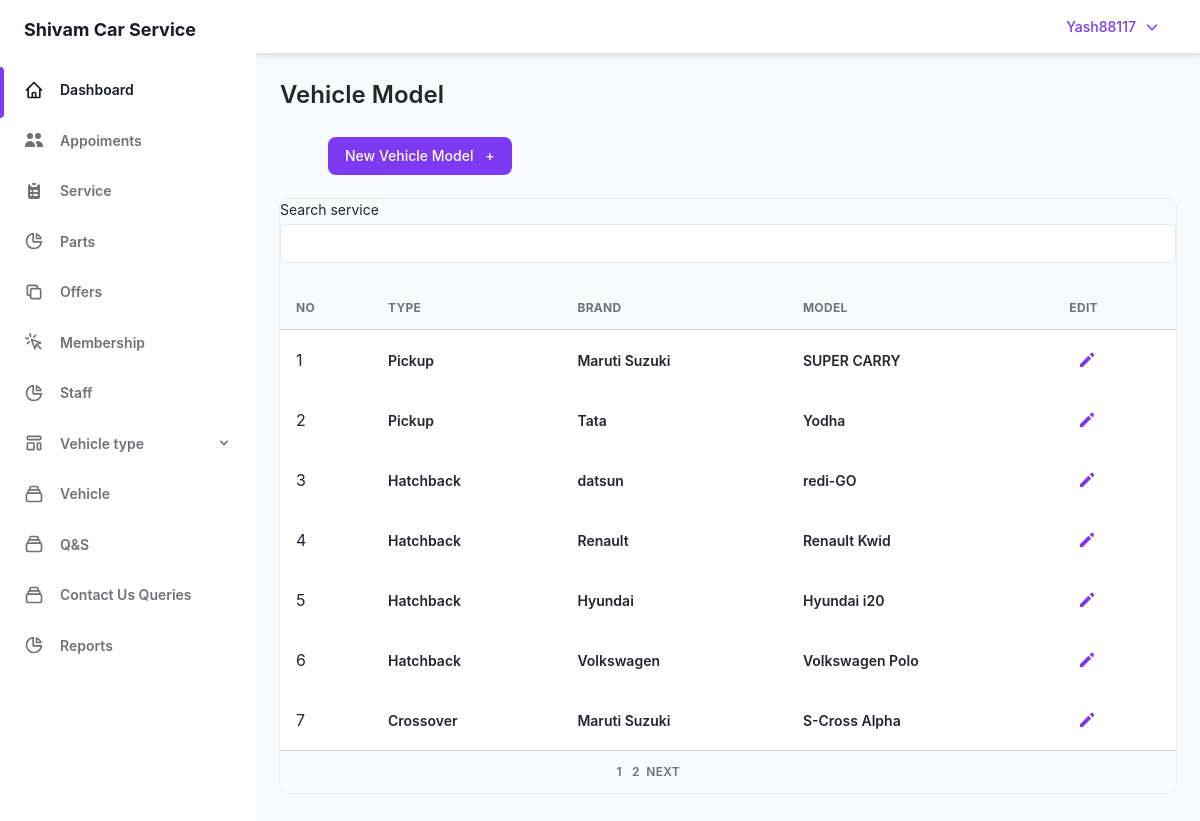
The app's page /admin/v-model.php (signed in) with its own data.
### tables this page shows
CREATE TABLE `user` (
  `user_id` int(5) NOT NULL,
  `user_name` varchar(30) NOT NULL,
  `user_pass` varchar(40) NOT NULL,
  `user_email` varchar(50) NOT NULL,
  `user_add` varchar(255) NOT NULL,
  `user_phone` bigint(10) DEFAULT NULL,
  `user_sec_ques` varchar(50) NOT NULL,
  `user_sec_ans` varchar(20) NOT NULL,
  `companycompany_id` int(5) NOT NULL,
  `otp` int(5) DEFAULT NULL
);

CREATE TABLE `model` (
  `car_model_id` int(2) NOT NULL,
  `model_name` varchar(100) NOT NULL,
  `Makermaker_id` int(2) NOT NULL
);

CREATE TABLE `car_type` (
  `car_type_id` int(1) NOT NULL,
  `name` varchar(100) NOT NULL
);

CREATE TABLE `maker` (
  `maker_id` int(2) NOT NULL,
  `maker_name` varchar(20) NOT NULL,
  `car_typecar_type_id` int(1) NOT NULL
);

### admin/v-model.php (the view, shortened to what this page needs)
<?php require "sidebar.php";
require "../lockscreen/connection.php"; ?>
<main class="h-full pb-16 overflow-y-auto">
  <div class="container grid px-6 mx-auto">
    <h2 class="my-6 text-2xl font-semibold text-gray-700 dark:text-gray-200">
      Vehicle Model
    </h2>
    <div class="px-6 mb-6   flex  justify-start space-x-6  ">
      <a href="../admin/add-v-model.php">
        <button class="items-center    px-4 py-2 text-sm font-medium leading-5 text-white transition-colors duration-150 bg-purple-600 border border-transparent rounded-lg active:bg-purple-600 hover:bg-purple-700 focus:outline-none focus:shadow-outline-purple">
          New Vehicle Model
          <span class="ml-2" aria-hidden="true">+</span>
      </a>
    </div>
    <div class="w-full overflow-hidden rounded-lg shadow-xs">
      <div class="w-full overflow-x-auto">
        <?php
        $limit = 7;
        if (isset($_GET['page'])) {
          $page = $_GET['page'];
        } else {
          $page = 1;
        }
        $offset = ($page - 1) * $limit;
        $sql = "SELECT model.* , maker.maker_name ,car_type.name   from model JOIN maker ON model.Makermaker_id = maker.maker_id JOIN car_type ON maker.car_typecar_type_id = car_type.car_type_id
        LIMIT {$offset},{$limit}";
        $res = mysqli_query($con, $sql)  or die("quary failed");
        if (mysqli_num_rows($res) > 0) {
        ?>
          <table class="w-full whitespace-no-wrap" id="tbl_body">
            <label class="block text-sm">
              <span class="text-gray-700 dark:text-gray-400">Search service</span>
              <input name="model_find" id="model_find" type="text" class="block w-full mt-1 text-sm dark:border-gray-600 dark:bg-gray-700 focus:border-purple-400 focus:outline-none focus:shadow-outline-purple dark:text-gray-300 dark:focus:shadow-outline-gray form-input" />
            </label><br>
            <thead>
              <tr class="text-xs font-semibold tracking-wide text-left text-gray-500 uppercase border-b dark:border-gray-700 bg-gray-50 dark:text-gray-400 dark:bg-gray-800">
                <th class="px-4 py-3">NO</th>
                <th class="px-4 py-3">Type</th>
                <th class="px-4 py-3">Brand</th>
                <th class="px-4 py-3">Model </th>
                <th class="px-4 py-3">Edit</th>
              </tr>
            </thead>
            <?php
            $cnt = 1;
            while ($row =  mysqli_fetch_array($res)) {
            ?>
              <tbody class="bg-white divide-y dark:divide-gray-700 dark:bg-gray-800">
                <tr class="text-gray-700 dark:text-gray-400">
                  <td class="px-4 py-3"> <?php echo $cnt;
                                          $cnt++; ?></td>
                  <td class="px-4 py-3">
                    <div class="flex items-center text-sm">
                      <div>
                        <p class="font-semibold">
                          <?php echo $row['name']; ?>
                        </p>
                      </div>
                    </div>
                  </td>
                  <td class="px-4 py-3">
                    <div class="flex items-center text-sm">
                      <div>
                        <p class="font-semibold">
                          <?php echo $row['maker_name']; ?>
                        </p>
                      </div>
                    </div>
                  </td>
                  <td class="px-4 py-3">
                    <div class="flex items-center text-sm">
                      <div>
                        <p class="font-semibold">
                          <?php echo $row['model_name']; ?>
                        </p>
                      </div>
                    </div>
                  </td>
                  <td class="px-4 py-3">
                    <div class="flex items-center space-x-4 text-sm">
                      <button class="flex items-center justify-between px-2 py-2 text-sm font-medium leading-5 text-purple-600 rounded-lg dark:text-gray-400 focus:outline-none focus:shadow-outline-gray" aria-label="Edit">
                        <a href="add-v-model.php?id=<?php echo $row['car_model_id']; ?>">
                          <svg class="w-5 h-5" aria-hidden="true" fill="currentColor" viewBox="0 0 20 20">
                            <path d="M13.586 3.586a2 2 0 112.828 2.828l-.793.793-2.828-2.828.793-.793zM11.379 5.793L3 14.172V17h2.828l8.38-8.379-2.83-2.828z"></path>
                          </svg>
                        </a>
                      </button>
                    </div>
                  </td>
                </tr>
              </tbody>
            <?php } ?>
          </table>
        <?php } ?>
        <div class="grid px-4 py-3 text-xs font-semibold tracking-wide text-gray-500 uppercase border-t dark:border-gray-700 bg-gray-50 sm:grid-cols-9 dark:text-gray-400 dark:bg-gray-800">
          <span class="flex col-span-4 mt-2 sm:mt-auto sm:justify-end" id="pagination">
            <?php
            $sql1 = "SELECT * from model";
            $result1 = mysqli_query($con, $sql1) or die("Query Failed.");
            if (mysqli_num_rows($result1) > 0) {
              $total_records = mysqli_num_rows($result1);
              $total_page = ceil($total_records / $limit);
              echo '<ul class="inline-flex items-center">';
              for ($i = 1; $i <= $total_page; $i++) {
                if ($i == $page) {
                  $active = "active";
                } else {
                  $active = "";
                }
                echo '<li class="' . $active . ' "> &nbsp; <a href="v-model.php?page=' . $i . '">' . $i  . '&nbsp;</a></li>';
              }
              if ($total_page > $page) {
                echo '<li><a href="v-model.php?page=' . ($page + 1) . '">&nbsp;Next</a></li>';
              }
              echo '</ul>';
            }
            ?>
          </span>
        </div>
      </div>
    </div>
  </div>
  </div>
</div>
</body>
</html>

### admin/sidebar.php (shortened to what this page needs)
<?php
require_once "../lockscreen/connection.php";
?>
<!DOCTYPE html>
<html :class="{ 'theme-dark': dark }" x-data="data()" lang="en">
<head>
  <link rel="stylesheet" href="./assets/css/tailwind.output.css" />
  <link rel="stylesheet" href="https://cdnjs.cloudflare.com/ajax/libs/Chart.js/2.9.3/Chart.min.css" />
</head>
<div class="flex h-screen bg-gray-50 dark:bg-gray-900" :class="{ 'overflow-hidden': isSideMenuOpen }">
  <aside class="z-20 hidden w-64 overflow-y-auto bg-white dark:bg-gray-800 md:block flex-shrink-0">
    <div class="py-4 text-gray-500 dark:text-gray-400">
      <a class="ml-6 text-lg font-bold text-gray-800 dark:text-gray-200" href="Dassboard.php">
        Shivam Car Service
      </a>
      <ul class="mt-6">
        <li class="relative px-6 py-3">
          <span class="absolute inset-y-0 left-0 w-1 bg-purple-600 rounded-tr-lg rounded-br-lg" aria-hidden="true"></span>
          <a class="inline-flex items-center w-full text-sm font-semibold text-gray-800 transition-colors duration-150 hover:text-gray-800 dark:hover:text-gray-200 dark:text-gray-100" href="../admin/Dassboard.php">
            <span class="ml-4">Dashboard</span>
          </a>
        </li>
      </ul>
      <ul>
        <li class="relative px-6 py-3">
          <a class="inline-flex items-center w-full text-sm font-semibold transition-colors duration-150 hover:text-gray-800 dark:hover:text-gray-200" href="Appoiments.php">
            <svg xmlns="http://www.w3.org/2000/svg" class="h-5 w-5" viewBox="0 0 20 20" fill="currentColor">
              <path d="M9 6a3 3 0 11-6 0 3 3 0 016 0zM17 6a3 3 0 11-6 0 3 3 0 016 0zM12.93 17c.046-.327.07-.66.07-1a6.97 6.97 0 00-1.5-4.33A5 5 0 0119 16v1h-6.07zM6 11a5 5 0 015 5v1H1v-1a5 5 0 015-5z" />
            </svg>
            <span class="ml-4">Appoiments</span>
          </a>
        </li>
        <li class="relative px-6 py-3">
          <a class="inline-flex items-center w-full text-sm font-semibold transition-colors duration-150 hover:text-gray-800 dark:hover:text-gray-200" href="../admin/service.php">
            <span class="ml-4">Service</span>
          </a>
        </li>
        <li class="relative px-6 py-3">
          <a class="inline-flex items-center w-full text-sm font-semibold transition-colors duration-150 hover:text-gray-800 dark:hover:text-gray-200" href="parts.php">
            <svg class="w-5 h-5" aria-hidden="true" fill="none" stroke-linecap="round" stroke-linejoin="round" stroke-width="2" viewBox="0 0 24 24" stroke="currentColor">
              <path d="M11 3.055A9.001 9.001 0 1020.945 13H11V3.055z"></path>
              <path d="M20.488 9H15V3.512A9.025 9.025 0 0120.488 9z"></path>
            </svg>
            <span class="ml-4">Parts</span>
          </a>
        </li>
        <li class="relative px-6 py-3">
          <a class="inline-flex items-center w-full text-sm font-semibold transition-colors duration-150 hover:text-gray-800 dark:hover:text-gray-200" href="offers.php">
            <svg class="w-5 h-5" aria-hidden="true" fill="none" stroke-linecap="round" stroke-linejoin="round" stroke-width="2" viewBox="0 0 24 24" stroke="currentColor">
              <path d="M8 16H6a2 2 0 01-2-2V6a2 2 0 012-2h8a2 2 0 012 2v2m-6 12h8a2 2 0 002-2v-8a2 2 0 00-2-2h-8a2 2 0 00-2 2v8a2 2 0 002 2z"></path>
            </svg>
            <span class="ml-4">Offers</span>
          </a>
        </li>
        <li class="relative px-6 py-3">
          <a class="inline-flex items-center w-full text-sm font-semibold transition-colors duration-150 hover:text-gray-800 dark:hover:text-gray-200" href="Membership.php">
            <svg class="w-5 h-5" aria-hidden="true" fill="none" stroke-linecap="round" stroke-linejoin="round" stroke-width="2" viewBox="0 0 24 24" stroke="currentColor">
              <path d="M15 15l-2 5L9 9l11 4-5 2zm0 0l5 5M7.188 2.239l.777 2.897M5.136 7.965l-2.898-.777M13.95 4.05l-2.122 2.122m-5.657 5.656l-2.12 2.122"></path>
            </svg>
            <span class="ml-4">Membership</span>
          </a>
        </li>
        <li class="relative px-6 py-3">
          <a class="inline-flex items-center w-full text-sm font-semibold transition-colors duration-150 hover:text-gray-800 dark:hover:text-gray-200" href="staff.php">
            <svg class="w-5 h-5" aria-hidden="true" fill="none" stroke-linecap="round" stroke-linejoin="round" stroke-width="2" viewBox="0 0 24 24" stroke="currentColor">
              <path d="M11 3.055A9.001 9.001 0 1020.945 13H11V3.055z"></path>
              <path d="M20.488 9H15V3.512A9.025 9.025 0 0120.488 9z"></path>
            </svg>
            <span class="ml-4">Staff</span>
          </a>
        </li>
        <li class="relative px-6 py-3">
          <button class="inline-flex items-center justify-between w-full text-sm font-semibold transition-colors duration-150 hover:text-gray-800 dark:hover:text-gray-200" @click="togglePagesMenu" aria-haspopup="true">
            <span class="inline-flex items-center">
              <span class="ml-4">Vehicle type</span>
            </span>
            <svg class="w-4 h-4" aria-hidden="true" fill="currentColor" viewBox="0 0 20 20">
              <path fill-rule="evenodd" d="M5.293 7.293a1 1 0 011.414 0L10 10.586l3.293-3.293a1 1 0 111.414 1.414l-4 4a1 1 0 01-1.414 0l-4-4a1 1 0 010-1.414z" clip-rule="evenodd"></path>
            </svg>
          </button>
        </li>
        <li class="relative px-6 py-3">
          <a class="inline-flex items-center w-full text-sm font-semibold transition-colors duration-150 hover:text-gray-800 dark:hover:text-gray-200" href="Vehicle.php">
            <span class="ml-4">Vehicle</span>
          </a>
        </li>
        <li class="relative px-6 py-3">
          <a class="inline-flex items-center w-full text-sm font-semibold transition-colors duration-150 hover:text-gray-800 dark:hover:text-gray-200" href="Q&S.php">
            <span class="ml-4">Q&S</span>
          </a>
        </li>
        <li class="relative px-6 py-3">
          <a class="inline-flex items-center w-full text-sm font-semibold transition-colors duration-150 hover:text-gray-800 dark:hover:text-gray-200" href="Contact_Us_Queries.php">
            <span class="ml-4">Contact Us Queries</span>
          </a>
        </li>
        <li class="relative px-6 py-3">
          <a class="inline-flex items-center w-full text-sm font-semibold transition-colors duration-150 hover:text-gray-800 dark:hover:text-gray-200" href="Reports.php">
            <svg class="w-5 h-5" aria-hidden="true" fill="none" stroke-linecap="round" stroke-linejoin="round" stroke-width="2" viewBox="0 0 24 24" stroke="currentColor">
              <path d="M11 3.055A9.001 9.001 0 1020.945 13H11V3.055z"></path>
              <path d="M20.488 9H15V3.512A9.025 9.025 0 0120.488 9z"></path>
            </svg>
            <span class="ml-4">Reports</span>
          </a>
        </li>
      </ul>
    </div>
  </aside>
  <div class="flex flex-col flex-1 w-full">
    <header class="z-10 py-4 bg-white shadow-md dark:bg-gray-800">
      <div class="container flex items-center justify-end h-full px-6 mx-auto text-purple-600 dark:text-purple-300">
        <?php
        $email = $_SESSION['admin_login'];
        $get_username = "SELECT * FROM user WHERE user_email = '$email'";
        $res = mysqli_query($con, $get_username);
        $username = mysqli_fetch_array($res);
        ?>
        <button class=" font-medium rounded-lg text-sm px-4 py-2.5 text-center inline-flex items-center" type="button" data-dropdown-toggle="dropdown"><?php echo $username['user_name']; ?><svg class="w-4 h-4 ml-2" fill="none" stroke="currentColor" viewBox="0 0 24 24" xmlns="http://www.w3.org/2000/svg">
            <path stroke-linecap="round" stroke-linejoin="round" stroke-width="2" d="M19 9l-7 7-7-7"></path>
          </svg>
        </button>
      </div>
    </header>

### records on screen
user: user_name "Yash88117"
model: car_type.name "Pickup", Makermaker.maker_name "Maruti Suzuki", model_name "SUPER CARRY"
model: car_type.name "Pickup", Makermaker.maker_name "Tata", model_name "Yodha"
model: car_type.name "Hatchback", Makermaker.maker_name "datsun", model_name "redi-GO"
model: car_type.name "Hatchback", Makermaker.maker_name "Renault", model_name "Renault Kwid"
model: car_type.name "Hatchback", Makermaker.maker_name "Hyundai", model_name "Hyundai i20"
model: car_type.name "Hatchback", Makermaker.maker_name "Volkswagen", model_name "Volkswagen Polo"
model: car_type.name "Crossover", Makermaker.maker_name "Maruti Suzuki", model_name "S-Cross Alpha"
